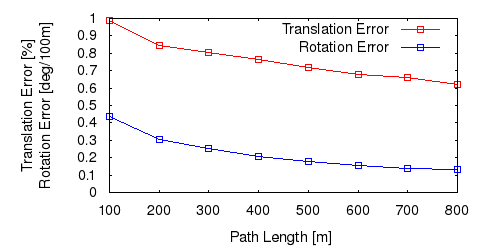

Write gnuplot code to recreate this figure.
set term postscript eps enhanced color
set output "avg_trl.eps"
set size ratio 0.5
set yrange [0:*]
set xlabel "Path Length [m]"
set ylabel "Translation Error [%]\nRotation Error [deg/100m]"
plot "avg_tl.txt" using 1:($2*100) title 'Translation Error' lc rgb "#FF0000" pt 4 w linespoints,"avg_rl.txt" using 1:($2*57.3*100) title 'Rotation Error' lc rgb "#0000FF" pt 4 w linespoints
